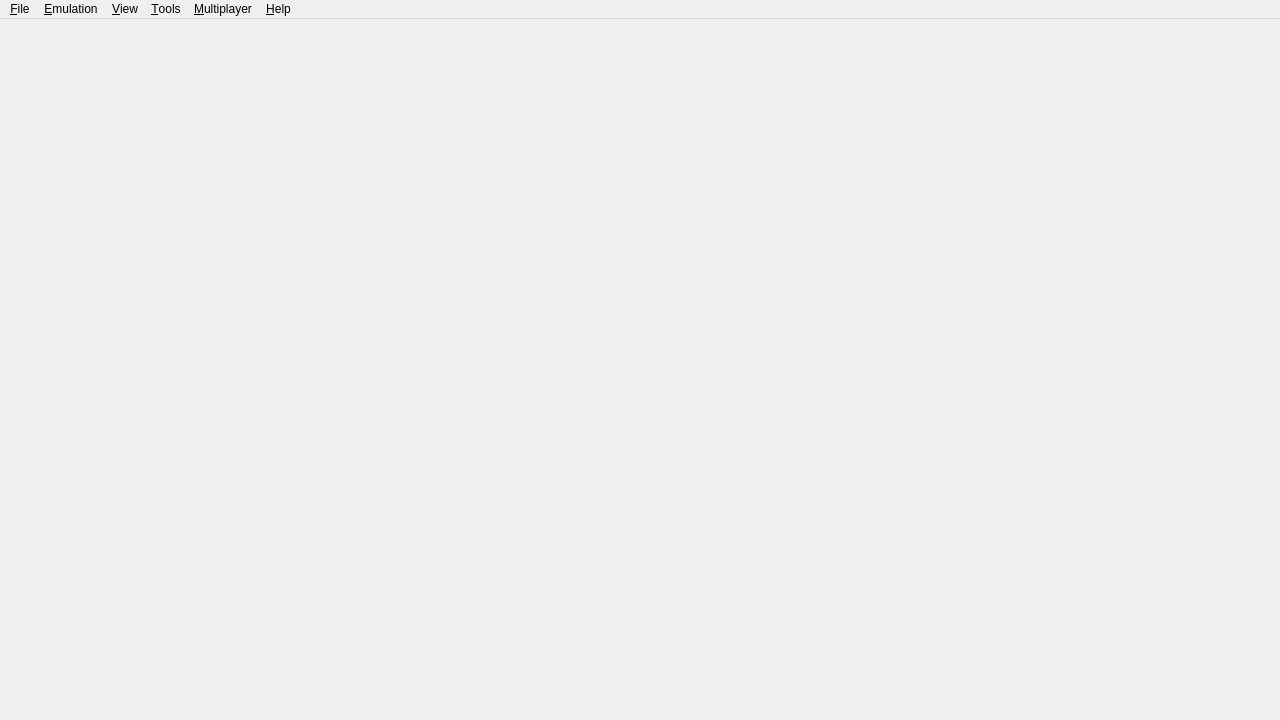
<?xml version="1.0" encoding="UTF-8"?>
<ui version="4.0">
 <class>MainWindow</class>
 <widget class="QMainWindow" name="MainWindow">
  <property name="geometry">
   <rect>
    <x>0</x>
    <y>0</y>
    <width>1280</width>
    <height>720</height>
   </rect>
  </property>
  <property name="windowTitle">
   <string>citron</string>
  </property>
  <property name="windowIcon">
   <iconset resource="citron.qrc">
    <normaloff>:/img/citron.ico</normaloff>:/img/citron.ico</iconset>
  </property>
  <property name="tabShape">
   <enum>QTabWidget::Rounded</enum>
  </property>
  <property name="dockNestingEnabled">
   <bool>true</bool>
  </property>
  <widget class="QWidget" name="centralwidget">
   <layout class="QHBoxLayout" name="horizontalLayout">
    <property name="leftMargin">
     <number>0</number>
    </property>
    <property name="topMargin">
     <number>0</number>
    </property>
    <property name="rightMargin">
     <number>0</number>
    </property>
    <property name="bottomMargin">
     <number>0</number>
    </property>
   </layout>
  </widget>
  <widget class="QMenuBar" name="menubar">
   <property name="geometry">
    <rect>
     <x>0</x>
     <y>0</y>
     <width>1280</width>
     <height>21</height>
    </rect>
   </property>
   <widget class="QMenu" name="menu_File">
    <property name="title">
     <string>&amp;File</string>
    </property>
    <widget class="QMenu" name="menu_recent_files">
     <property name="title">
      <string>&amp;Recent Files</string>
     </property>
    </widget>
    <addaction name="action_Install_File_NAND"/>
    <addaction name="action_Trim_XCI_File"/>
    <addaction name="action_Install_With_Update_Manager"/>
    <addaction name="separator"/>
    <addaction name="action_Load_File"/>
    <addaction name="action_Load_Folder"/>
    <addaction name="separator"/>
    <addaction name="menu_recent_files"/>
    <addaction name="separator"/>
    <addaction name="action_Load_Amiibo"/>
    <addaction name="separator"/>
    <addaction name="action_Open_citron_Folder"/>
    <addaction name="separator"/>
    <addaction name="action_Exit"/>
   </widget>
   <widget class="QMenu" name="menu_Emulation">
    <property name="title">
     <string>&amp;Emulation</string>
    </property>
    <addaction name="action_Pause"/>
    <addaction name="action_Stop"/>
    <addaction name="action_Restart"/>
    <addaction name="separator"/>
    <addaction name="action_Configure"/>
    <addaction name="action_Configure_Current_Game"/>
   </widget>
   <widget class="QMenu" name="menu_View">
    <property name="title">
     <string>&amp;View</string>
    </property>
    <widget class="QMenu" name="menu_Reset_Window_Size">
     <property name="title">
      <string>&amp;Reset Window Size</string>
     </property>
    </widget>
    <widget class="QMenu" name="menu_View_Debugging">
     <property name="title">
      <string>&amp;Debugging</string>
     </property>
    </widget>
    <action name="action_Reset_Window_Size_720">
     <property name="text">
      <string>Reset Window Size to &amp;720p</string>
     </property>
     <property name="iconText">
      <string>Reset Window Size to 720p</string>
     </property>
    </action>
    <action name="action_Reset_Window_Size_900">
     <property name="text">
      <string>Reset Window Size to &amp;900p</string>
     </property>
     <property name="iconText">
      <string>Reset Window Size to 900p</string>
     </property>
    </action>
    <action name="action_Reset_Window_Size_1080">
     <property name="text">
      <string>Reset Window Size to &amp;1080p</string>
     </property>
     <property name="iconText">
      <string>Reset Window Size to 1080p</string>
     </property>
    </action>
    <addaction name="action_Fullscreen"/>
    <addaction name="action_Single_Window_Mode"/>
    <addaction name="action_Display_Dock_Widget_Headers"/>
    <addaction name="action_Show_Filter_Bar"/>
    <addaction name="action_Show_Status_Bar"/>
    <addaction name="action_Show_Performance_Overlay"/>
    <addaction name="action_Show_Vram_Overlay"/>
    <addaction name="action_Show_Multiplayer_Room_Overlay"/>
    <addaction name="actionControllerOverlay"/>
    <addaction name="action_Toggle_Grid_View"/>
    <addaction name="separator"/>
    <addaction name="menu_Reset_Window_Size"/>
    <addaction name="menu_View_Debugging"/>
   </widget>
   <widget class="QMenu" name="menu_Multiplayer">
    <property name="enabled">
     <bool>true</bool>
    </property>
    <property name="title">
     <string>&amp;Multiplayer</string>
    </property>
    <addaction name="action_View_Lobby"/>
    <addaction name="action_Start_Room"/>
    <addaction name="action_Connect_To_Room"/>
    <addaction name="separator"/>
    <addaction name="action_Show_Room"/>
    <addaction name="action_Leave_Room"/>
   </widget>
   <widget class="QMenu" name="menu_Tools">
    <property name="title">
     <string>&amp;Tools</string>
    </property>
    <widget class="QMenu" name="menu_cabinet_applet">
     <property name="title">
      <string>&amp;Amiibo</string>
     </property>
     <addaction name="action_Load_Cabinet_Nickname_Owner"/>
     <addaction name="action_Load_Cabinet_Eraser"/>
     <addaction name="action_Load_Cabinet_Restorer"/>
     <addaction name="action_Load_Cabinet_Formatter"/>
    </widget>
    <widget class="QMenu" name="menuTAS">
     <property name="title">
      <string>&amp;TAS</string>
     </property>
     <addaction name="action_TAS_Start"/>
     <addaction name="action_TAS_Record"/>
     <addaction name="action_TAS_Reset"/>
     <addaction name="separator"/>
     <addaction name="action_Configure_Tas"/>
    </widget>
    <addaction name="action_Install_Keys"/>
    <addaction name="action_Install_Firmware"/>
    <addaction name="action_Verify_installed_contents"/>
    <addaction name="separator"/>
    <addaction name="action_Load_Home_Menu"/>
    <addaction name="menu_cabinet_applet"/>
    <addaction name="action_Load_Album"/>
    <addaction name="action_Load_Mii_Edit"/>
    <addaction name="action_Open_Controller_Menu"/>
    <addaction name="separator"/>
    <addaction name="action_Capture_Screenshot"/>
    <addaction name="menuTAS"/>
   </widget>
   <widget class="QMenu" name="menu_Help">
    <property name="title">
     <string>&amp;Help</string>
    </property>
    <addaction name="action_Report_Compatibility"/>
    <addaction name="action_Open_Support"/>
    <addaction name="separator"/>
    <addaction name="action_Check_For_Updates"/>
    <addaction name="separator"/>
    <addaction name="action_About"/>
   </widget>
   <addaction name="menu_File"/>
   <addaction name="menu_Emulation"/>
   <addaction name="menu_View"/>
   <addaction name="menu_Tools"/>
   <addaction name="menu_Multiplayer"/>
   <addaction name="menu_Help"/>
  </widget>
  <action name="action_Install_File_NAND">
   <property name="enabled">
    <bool>true</bool>
   </property>
   <property name="text">
    <string>&amp;Install Files to NAND...</string>
   </property>
  </action>
  <action name="action_Install_With_Update_Manager">
   <property name="enabled">
    <bool>true</bool>
   </property>
   <property name="text">
    <string>Install Updates with &amp;Update Manager</string>
   </property>
  </action>
  <action name="action_Trim_XCI_File">
   <property name="enabled">
    <bool>true</bool>
   </property>
   <property name="text">
    <string>&amp;Trim XCI File...</string>
   </property>
  </action>
  <action name="action_Load_File">
   <property name="text">
    <string>L&amp;oad File...</string>
   </property>
  </action>
  <action name="action_Load_Folder">
   <property name="text">
    <string>Load &amp;Folder...</string>
   </property>
  </action>
  <action name="action_Exit">
   <property name="text">
    <string>E&amp;xit</string>
   </property>
  </action>
  <action name="action_Pause">
   <property name="enabled">
    <bool>false</bool>
   </property>
   <property name="text">
    <string>&amp;Pause</string>
   </property>
  </action>
  <action name="action_Stop">
   <property name="enabled">
    <bool>false</bool>
   </property>
   <property name="text">
    <string>&amp;Stop</string>
   </property>
  </action>
  <action name="action_Verify_installed_contents">
   <property name="text">
    <string>&amp;Verify Installed Contents</string>
   </property>
  </action>
  <action name="action_Check_For_Updates">
   <property name="text">
    <string>Check for &amp;Updates...</string>
   </property>
  </action>
  <action name="action_About">
   <property name="text">
    <string>&amp;About citron</string>
   </property>
  </action>
  <action name="action_Single_Window_Mode">
   <property name="checkable">
    <bool>true</bool>
   </property>
   <property name="text">
    <string>Single &amp;Window Mode</string>
   </property>
  </action>
  <action name="action_Configure">
   <property name="text">
    <string>Con&amp;figure...</string>
   </property>
   <property name="menuRole">
    <enum>QAction::PreferencesRole</enum>
   </property>
  </action>
  <action name="action_Display_Dock_Widget_Headers">
   <property name="checkable">
    <bool>true</bool>
   </property>
   <property name="text">
    <string>Display D&amp;ock Widget Headers</string>
   </property>
  </action>
  <action name="action_Show_Filter_Bar">
   <property name="checkable">
    <bool>true</bool>
   </property>
   <property name="text">
    <string>Show &amp;Filter Bar</string>
   </property>
  </action>
  <action name="action_Show_Status_Bar">
   <property name="checkable">
    <bool>true</bool>
   </property>
   <property name="text">
    <string>Show &amp;Status Bar</string>
   </property>
   <property name="iconText">
    <string>Show Status Bar</string>
   </property>
  </action>
  <action name="action_Show_Performance_Overlay">
   <property name="checkable">
    <bool>true</bool>
   </property>
   <property name="text">
    <string>Show &amp;Performance Overlay</string>
   </property>
   <property name="iconText">
    <string>Show Performance Overlay</string>
   </property>
  </action>
  <action name="action_Show_Vram_Overlay">
   <property name="checkable">
    <bool>true</bool>
   </property>
   <property name="text">
    <string>Show &amp;VRAM Monitor</string>
   </property>
   <property name="iconText">
    <string>Show VRAM Monitor</string>
   </property>
  </action>
  <action name="action_Show_Multiplayer_Room_Overlay">
    <property name="checkable">
      <bool>true</bool>
    </property>
    <property name="text">
      <string>Show &amp;Multiplayer Room Overlay</string>
    </property>
    <property name="iconText">
      <string>Show Multiplayer Room Overlay</string>
    </property>
  </action>
  <action name="actionControllerOverlay">
   <property name="checkable">
    <bool>true</bool>
   </property>
   <property name="text">
    <string>Show Controller Overlay</string>
   </property>
  </action>
  <action name="action_Toggle_Grid_View">
   <property name="checkable">
    <bool>true</bool>
   </property>
   <property name="text">
    <string>&amp;Grid View</string>
   </property>
   <property name="iconText">
    <string>Grid View</string>
   </property>
  </action>
  <action name="action_View_Lobby">
   <property name="enabled">
    <bool>true</bool>
   </property>
   <property name="text">
    <string>&amp;Browse Public Game Lobby</string>
   </property>
  </action>
  <action name="action_Start_Room">
   <property name="enabled">
    <bool>true</bool>
   </property>
   <property name="text">
    <string>&amp;Create Room</string>
   </property>
  </action>
  <action name="action_Leave_Room">
   <property name="enabled">
    <bool>false</bool>
   </property>
   <property name="text">
    <string>&amp;Leave Room</string>
   </property>
  </action>
  <action name="action_Connect_To_Room">
   <property name="text">
    <string>&amp;Direct Connect to Room</string>
   </property>
  </action>
  <action name="action_Show_Room">
   <property name="enabled">
    <bool>false</bool>
   </property>
   <property name="text">
    <string>&amp;Show Current Room</string>
   </property>
  </action>
  <action name="action_Fullscreen">
   <property name="checkable">
    <bool>true</bool>
   </property>
   <property name="text">
    <string>F&amp;ullscreen</string>
   </property>
  </action>
  <action name="action_Restart">
   <property name="enabled">
    <bool>false</bool>
   </property>
   <property name="text">
    <string>&amp;Restart</string>
   </property>
  </action>
  <action name="action_Load_Amiibo">
   <property name="enabled">
    <bool>false</bool>
   </property>
   <property name="text">
    <string>Load/Remove &amp;Amiibo...</string>
   </property>
  </action>
  <action name="action_Report_Compatibility">
   <property name="enabled">
    <bool>false</bool>
   </property>
   <property name="text">
    <string>&amp;Report Compatibility</string>
   </property>
   <property name="visible">
    <bool>false</bool>
   </property>
  </action>
  <action name="action_Open_Support">
   <property name="text">
    <string>Get &amp;Support (Discord)</string>
   </property>
  </action>
  <action name="action_Open_citron_Folder">
   <property name="text">
    <string>Open &amp;citron Folder</string>
   </property>
  </action>
  <action name="action_Capture_Screenshot">
   <property name="enabled">
    <bool>false</bool>
   </property>
   <property name="text">
    <string>&amp;Capture Screenshot</string>
   </property>
  </action>
  <action name="action_Load_Album">
   <property name="text">
    <string>Open &amp;Album</string>
   </property>
  </action>
  <action name="action_Load_Cabinet_Nickname_Owner">
   <property name="text">
    <string>&amp;Set Nickname and Owner</string>
   </property>
  </action>
  <action name="action_Load_Cabinet_Eraser">
   <property name="text">
    <string>&amp;Delete Game Data</string>
   </property>
  </action>
  <action name="action_Load_Cabinet_Restorer">
   <property name="text">
    <string>&amp;Restore Amiibo</string>
   </property>
  </action>
  <action name="action_Load_Cabinet_Formatter">
   <property name="text">
    <string>&amp;Format Amiibo</string>
   </property>
  </action>
  <action name="action_Load_Mii_Edit">
   <property name="text">
    <string>Open &amp;Mii Editor</string>
   </property>
  </action>
  <action name="action_Load_Home_Menu">
   <property name="text">
    <string>Open &amp;Home Menu</string>
   </property>
  </action>
  <action name="action_Configure_Tas">
   <property name="text">
    <string>&amp;Configure TAS...</string>
   </property>
   <property name="menuRole">
    <enum>QAction::NoRole</enum>
   </property>
  </action>
  <action name="action_Configure_Current_Game">
   <property name="enabled">
    <bool>false</bool>
   </property>
   <property name="text">
    <string>Configure C&amp;urrent Game...</string>
   </property>
   <property name="menuRole">
    <enum>QAction::NoRole</enum>
   </property>
  </action>
  <action name="action_TAS_Start">
   <property name="enabled">
    <bool>false</bool>
   </property>
   <property name="text">
    <string>&amp;Start</string>
   </property>
  </action>
  <action name="action_TAS_Reset">
   <property name="enabled">
    <bool>false</bool>
   </property>
   <property name="text">
    <string>&amp;Reset</string>
   </property>
  </action>
  <action name="action_TAS_Record">
   <property name="enabled">
    <bool>false</bool>
   </property>
   <property name="text">
    <string>R&amp;ecord</string>
   </property>
  </action>
  <action name="action_Open_Controller_Menu">
   <property name="text">
    <string>Open &amp;Controller Menu</string>
   </property>
  </action>
  <action name="action_Install_Firmware">
   <property name="text">
    <string>Install Firmware</string>
   </property>
  </action>
  <action name="action_Install_Keys">
   <property name="text">
    <string>Install Decryption Keys</string>
   </property>
  </action>
 </widget>
 <resources>
  <include location="citron.qrc"/>
 </resources>
 <connections/>
</ui>
